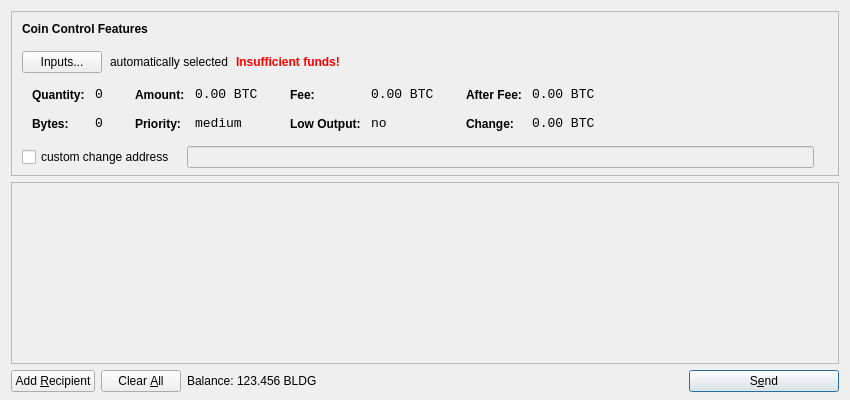
<?xml version="1.0" encoding="UTF-8"?>
<ui version="4.0">
 <class>SendCoinsDialog</class>
 <widget class="QDialog" name="SendCoinsDialog">
  <property name="geometry">
   <rect>
    <x>0</x>
    <y>0</y>
    <width>850</width>
    <height>400</height>
   </rect>
  </property>
  <property name="windowTitle">
   <string>Send Coins</string>
  </property>
  <layout class="QVBoxLayout" name="verticalLayout" stretch="0,1,0">
   <property name="bottomMargin">
    <number>8</number>
   </property>
   <item>
    <widget class="QFrame" name="frameCoinControl">
     <property name="sizePolicy">
      <sizepolicy hsizetype="Expanding" vsizetype="Expanding">
       <horstretch>0</horstretch>
       <verstretch>0</verstretch>
      </sizepolicy>
     </property>
     <property name="maximumSize">
      <size>
       <width>16777215</width>
       <height>16777215</height>
      </size>
     </property>
     <property name="frameShape">
      <enum>QFrame::StyledPanel</enum>
     </property>
     <property name="frameShadow">
      <enum>QFrame::Sunken</enum>
     </property>
     <layout class="QVBoxLayout" name="verticalLayoutCoinControl2">
      <property name="spacing">
       <number>-1</number>
      </property>
      <property name="leftMargin">
       <number>0</number>
      </property>
      <property name="topMargin">
       <number>0</number>
      </property>
      <property name="rightMargin">
       <number>0</number>
      </property>
      <property name="bottomMargin">
       <number>6</number>
      </property>
      <item>
       <layout class="QVBoxLayout" name="verticalLayoutCoinControl" stretch="0,0,0,0,1">
        <property name="spacing">
         <number>0</number>
        </property>
        <property name="leftMargin">
         <number>10</number>
        </property>
        <property name="topMargin">
         <number>10</number>
        </property>
        <item>
         <layout class="QHBoxLayout" name="horizontalLayoutCoinControl1">
          <property name="bottomMargin">
           <number>15</number>
          </property>
          <item>
           <widget class="QLabel" name="labelCoinControlFeatures">
            <property name="sizePolicy">
             <sizepolicy hsizetype="Preferred" vsizetype="Maximum">
              <horstretch>0</horstretch>
              <verstretch>0</verstretch>
             </sizepolicy>
            </property>
            <property name="font">
             <font>
              <weight>75</weight>
              <bold>true</bold>
             </font>
            </property>
            <property name="styleSheet">
             <string notr="true">font-weight:bold;</string>
            </property>
            <property name="text">
             <string>Coin Control Features</string>
            </property>
           </widget>
          </item>
         </layout>
        </item>
        <item>
         <layout class="QHBoxLayout" name="horizontalLayoutCoinControl2" stretch="0,0,0,0">
          <property name="spacing">
           <number>8</number>
          </property>
          <property name="bottomMargin">
           <number>10</number>
          </property>
          <item>
           <widget class="QPushButton" name="pushButtonCoinControl">
            <property name="styleSheet">
             <string notr="true"/>
            </property>
            <property name="text">
             <string>Inputs...</string>
            </property>
           </widget>
          </item>
          <item>
           <widget class="QLabel" name="labelCoinControlAutomaticallySelected">
            <property name="text">
             <string>automatically selected</string>
            </property>
            <property name="margin">
             <number>5</number>
            </property>
           </widget>
          </item>
          <item>
           <widget class="QLabel" name="labelCoinControlInsuffFunds">
            <property name="font">
             <font>
              <weight>75</weight>
              <bold>true</bold>
             </font>
            </property>
            <property name="styleSheet">
             <string notr="true">color:red;font-weight:bold;</string>
            </property>
            <property name="text">
             <string>Insufficient funds!</string>
            </property>
            <property name="margin">
             <number>5</number>
            </property>
           </widget>
          </item>
          <item>
           <spacer name="horizontalSpacerCoinControl">
            <property name="orientation">
             <enum>Qt::Horizontal</enum>
            </property>
            <property name="sizeHint" stdset="0">
             <size>
              <width>40</width>
              <height>1</height>
             </size>
            </property>
           </spacer>
          </item>
         </layout>
        </item>
        <item>
         <widget class="QWidget" name="widgetCoinControl" native="true">
          <property name="sizePolicy">
           <sizepolicy hsizetype="Preferred" vsizetype="Preferred">
            <horstretch>0</horstretch>
            <verstretch>0</verstretch>
           </sizepolicy>
          </property>
          <property name="minimumSize">
           <size>
            <width>0</width>
            <height>0</height>
           </size>
          </property>
          <property name="styleSheet">
           <string notr="true"/>
          </property>
          <layout class="QHBoxLayout" name="horizontalLayoutCoinControl5">
           <property name="margin">
            <number>0</number>
           </property>
           <item>
            <layout class="QHBoxLayout" name="horizontalLayoutCoinControl3" stretch="0,0,0,1">
             <property name="spacing">
              <number>20</number>
             </property>
             <property name="topMargin">
              <number>0</number>
             </property>
             <property name="bottomMargin">
              <number>10</number>
             </property>
             <item>
              <layout class="QFormLayout" name="formLayoutCoinControl1">
               <property name="horizontalSpacing">
                <number>10</number>
               </property>
               <property name="verticalSpacing">
                <number>14</number>
               </property>
               <property name="leftMargin">
                <number>10</number>
               </property>
               <property name="topMargin">
                <number>4</number>
               </property>
               <property name="rightMargin">
                <number>6</number>
               </property>
               <item row="0" column="0">
                <widget class="QLabel" name="labelCoinControlQuantityText">
                 <property name="styleSheet">
                  <string notr="true">font-weight:bold;</string>
                 </property>
                 <property name="text">
                  <string>Quantity:</string>
                 </property>
                 <property name="margin">
                  <number>0</number>
                 </property>
                </widget>
               </item>
               <item row="0" column="1">
                <widget class="QLabel" name="labelCoinControlQuantity">
                 <property name="font">
                  <font>
                   <family>Monospace</family>
                   <pointsize>10</pointsize>
                  </font>
                 </property>
                 <property name="cursor">
                  <cursorShape>IBeamCursor</cursorShape>
                 </property>
                 <property name="contextMenuPolicy">
                  <enum>Qt::ActionsContextMenu</enum>
                 </property>
                 <property name="text">
                  <string notr="true">0</string>
                 </property>
                 <property name="margin">
                  <number>0</number>
                 </property>
                 <property name="textInteractionFlags">
                  <set>Qt::LinksAccessibleByMouse|Qt::TextSelectableByKeyboard|Qt::TextSelectableByMouse</set>
                 </property>
                </widget>
               </item>
               <item row="1" column="0">
                <widget class="QLabel" name="labelCoinControlBytesText">
                 <property name="styleSheet">
                  <string notr="true">font-weight:bold;</string>
                 </property>
                 <property name="text">
                  <string>Bytes:</string>
                 </property>
                </widget>
               </item>
               <item row="1" column="1">
                <widget class="QLabel" name="labelCoinControlBytes">
                 <property name="font">
                  <font>
                   <family>Monospace</family>
                   <pointsize>10</pointsize>
                  </font>
                 </property>
                 <property name="cursor">
                  <cursorShape>IBeamCursor</cursorShape>
                 </property>
                 <property name="contextMenuPolicy">
                  <enum>Qt::ActionsContextMenu</enum>
                 </property>
                 <property name="text">
                  <string notr="true">0</string>
                 </property>
                 <property name="textInteractionFlags">
                  <set>Qt::LinksAccessibleByMouse|Qt::TextSelectableByKeyboard|Qt::TextSelectableByMouse</set>
                 </property>
                </widget>
               </item>
              </layout>
             </item>
             <item>
              <layout class="QFormLayout" name="formLayoutCoinControl2">
               <property name="horizontalSpacing">
                <number>10</number>
               </property>
               <property name="verticalSpacing">
                <number>14</number>
               </property>
               <property name="leftMargin">
                <number>6</number>
               </property>
               <property name="topMargin">
                <number>4</number>
               </property>
               <property name="rightMargin">
                <number>6</number>
               </property>
               <item row="0" column="0">
                <widget class="QLabel" name="labelCoinControlAmountText">
                 <property name="styleSheet">
                  <string notr="true">font-weight:bold;</string>
                 </property>
                 <property name="text">
                  <string>Amount:</string>
                 </property>
                 <property name="margin">
                  <number>0</number>
                 </property>
                </widget>
               </item>
               <item row="0" column="1">
                <widget class="QLabel" name="labelCoinControlAmount">
                 <property name="font">
                  <font>
                   <family>Monospace</family>
                   <pointsize>10</pointsize>
                  </font>
                 </property>
                 <property name="cursor">
                  <cursorShape>IBeamCursor</cursorShape>
                 </property>
                 <property name="contextMenuPolicy">
                  <enum>Qt::ActionsContextMenu</enum>
                 </property>
                 <property name="text">
                  <string notr="true">0.00 BTC</string>
                 </property>
                 <property name="textInteractionFlags">
                  <set>Qt::LinksAccessibleByMouse|Qt::TextSelectableByKeyboard|Qt::TextSelectableByMouse</set>
                 </property>
                </widget>
               </item>
               <item row="1" column="0">
                <widget class="QLabel" name="labelCoinControlPriorityText">
                 <property name="styleSheet">
                  <string notr="true">font-weight:bold;</string>
                 </property>
                 <property name="text">
                  <string>Priority:</string>
                 </property>
                </widget>
               </item>
               <item row="1" column="1">
                <widget class="QLabel" name="labelCoinControlPriority">
                 <property name="font">
                  <font>
                   <family>Monospace</family>
                   <pointsize>10</pointsize>
                  </font>
                 </property>
                 <property name="cursor">
                  <cursorShape>IBeamCursor</cursorShape>
                 </property>
                 <property name="contextMenuPolicy">
                  <enum>Qt::ActionsContextMenu</enum>
                 </property>
                 <property name="text">
                  <string>medium</string>
                 </property>
                 <property name="textInteractionFlags">
                  <set>Qt::LinksAccessibleByMouse|Qt::TextSelectableByKeyboard|Qt::TextSelectableByMouse</set>
                 </property>
                </widget>
               </item>
              </layout>
             </item>
             <item>
              <layout class="QFormLayout" name="formLayoutCoinControl3">
               <property name="horizontalSpacing">
                <number>10</number>
               </property>
               <property name="verticalSpacing">
                <number>14</number>
               </property>
               <property name="leftMargin">
                <number>6</number>
               </property>
               <property name="topMargin">
                <number>4</number>
               </property>
               <property name="rightMargin">
                <number>6</number>
               </property>
               <item row="0" column="0">
                <widget class="QLabel" name="labelCoinControlFeeText">
                 <property name="styleSheet">
                  <string notr="true">font-weight:bold;</string>
                 </property>
                 <property name="text">
                  <string>Fee:</string>
                 </property>
                 <property name="margin">
                  <number>0</number>
                 </property>
                </widget>
               </item>
               <item row="0" column="1">
                <widget class="QLabel" name="labelCoinControlFee">
                 <property name="font">
                  <font>
                   <family>Monospace</family>
                   <pointsize>10</pointsize>
                  </font>
                 </property>
                 <property name="cursor">
                  <cursorShape>IBeamCursor</cursorShape>
                 </property>
                 <property name="contextMenuPolicy">
                  <enum>Qt::ActionsContextMenu</enum>
                 </property>
                 <property name="text">
                  <string notr="true">0.00 BTC</string>
                 </property>
                 <property name="textInteractionFlags">
                  <set>Qt::LinksAccessibleByMouse|Qt::TextSelectableByKeyboard|Qt::TextSelectableByMouse</set>
                 </property>
                </widget>
               </item>
               <item row="1" column="0">
                <widget class="QLabel" name="labelCoinControlLowOutputText">
                 <property name="styleSheet">
                  <string notr="true">font-weight:bold;</string>
                 </property>
                 <property name="text">
                  <string>Low Output:</string>
                 </property>
                </widget>
               </item>
               <item row="1" column="1">
                <widget class="QLabel" name="labelCoinControlLowOutput">
                 <property name="font">
                  <font>
                   <family>Monospace</family>
                   <pointsize>10</pointsize>
                  </font>
                 </property>
                 <property name="cursor">
                  <cursorShape>IBeamCursor</cursorShape>
                 </property>
                 <property name="contextMenuPolicy">
                  <enum>Qt::ActionsContextMenu</enum>
                 </property>
                 <property name="text">
                  <string>no</string>
                 </property>
                 <property name="textInteractionFlags">
                  <set>Qt::LinksAccessibleByMouse|Qt::TextSelectableByKeyboard|Qt::TextSelectableByMouse</set>
                 </property>
                </widget>
               </item>
              </layout>
             </item>
             <item>
              <layout class="QFormLayout" name="formLayoutCoinControl4">
               <property name="horizontalSpacing">
                <number>10</number>
               </property>
               <property name="verticalSpacing">
                <number>14</number>
               </property>
               <property name="leftMargin">
                <number>6</number>
               </property>
               <property name="topMargin">
                <number>4</number>
               </property>
               <property name="rightMargin">
                <number>6</number>
               </property>
               <item row="0" column="0">
                <widget class="QLabel" name="labelCoinControlAfterFeeText">
                 <property name="styleSheet">
                  <string notr="true">font-weight:bold;</string>
                 </property>
                 <property name="text">
                  <string>After Fee:</string>
                 </property>
                 <property name="margin">
                  <number>0</number>
                 </property>
                </widget>
               </item>
               <item row="0" column="1">
                <widget class="QLabel" name="labelCoinControlAfterFee">
                 <property name="font">
                  <font>
                   <family>Monospace</family>
                   <pointsize>10</pointsize>
                  </font>
                 </property>
                 <property name="cursor">
                  <cursorShape>IBeamCursor</cursorShape>
                 </property>
                 <property name="contextMenuPolicy">
                  <enum>Qt::ActionsContextMenu</enum>
                 </property>
                 <property name="text">
                  <string notr="true">0.00 BTC</string>
                 </property>
                 <property name="textInteractionFlags">
                  <set>Qt::LinksAccessibleByMouse|Qt::TextSelectableByKeyboard|Qt::TextSelectableByMouse</set>
                 </property>
                </widget>
               </item>
               <item row="1" column="0">
                <widget class="QLabel" name="labelCoinControlChangeText">
                 <property name="styleSheet">
                  <string notr="true">font-weight:bold;</string>
                 </property>
                 <property name="text">
                  <string>Change:</string>
                 </property>
                </widget>
               </item>
               <item row="1" column="1">
                <widget class="QLabel" name="labelCoinControlChange">
                 <property name="font">
                  <font>
                   <family>Monospace</family>
                   <pointsize>10</pointsize>
                  </font>
                 </property>
                 <property name="cursor">
                  <cursorShape>IBeamCursor</cursorShape>
                 </property>
                 <property name="contextMenuPolicy">
                  <enum>Qt::ActionsContextMenu</enum>
                 </property>
                 <property name="text">
                  <string notr="true">0.00 BTC</string>
                 </property>
                 <property name="textInteractionFlags">
                  <set>Qt::LinksAccessibleByMouse|Qt::TextSelectableByKeyboard|Qt::TextSelectableByMouse</set>
                 </property>
                </widget>
               </item>
              </layout>
             </item>
            </layout>
           </item>
          </layout>
         </widget>
        </item>
        <item>
         <layout class="QHBoxLayout" name="horizontalLayoutCoinControl4" stretch="0,0,0">
          <property name="spacing">
           <number>12</number>
          </property>
          <property name="sizeConstraint">
           <enum>QLayout::SetDefaultConstraint</enum>
          </property>
          <property name="topMargin">
           <number>5</number>
          </property>
          <property name="rightMargin">
           <number>5</number>
          </property>
          <item>
           <widget class="QCheckBox" name="checkBoxCoinControlChange">
            <property name="text">
             <string>custom change address</string>
            </property>
           </widget>
          </item>
          <item>
           <widget class="QLineEdit" name="lineEditCoinControlChange">
            <property name="enabled">
             <bool>false</bool>
            </property>
            <property name="sizePolicy">
             <sizepolicy hsizetype="Expanding" vsizetype="Fixed">
              <horstretch>0</horstretch>
              <verstretch>0</verstretch>
             </sizepolicy>
            </property>
           </widget>
          </item>
          <item>
           <widget class="QLabel" name="labelCoinControlChangeLabel">
            <property name="sizePolicy">
             <sizepolicy hsizetype="Preferred" vsizetype="Expanding">
              <horstretch>0</horstretch>
              <verstretch>0</verstretch>
             </sizepolicy>
            </property>
            <property name="minimumSize">
             <size>
              <width>0</width>
              <height>0</height>
             </size>
            </property>
            <property name="text">
             <string/>
            </property>
            <property name="margin">
             <number>3</number>
            </property>
           </widget>
          </item>
         </layout>
        </item>
        <item>
         <spacer name="verticalSpacerCoinControl">
          <property name="orientation">
           <enum>Qt::Vertical</enum>
          </property>
          <property name="sizeHint" stdset="0">
           <size>
            <width>800</width>
            <height>1</height>
           </size>
          </property>
         </spacer>
        </item>
       </layout>
      </item>
     </layout>
    </widget>
   </item>
   <item>
    <widget class="QScrollArea" name="scrollArea">
     <property name="widgetResizable">
      <bool>true</bool>
     </property>
     <widget class="QWidget" name="scrollAreaWidgetContents">
      <property name="geometry">
       <rect>
        <x>0</x>
        <y>0</y>
        <width>830</width>
        <height>165</height>
       </rect>
      </property>
      <layout class="QVBoxLayout" name="verticalLayout_2">
       <property name="margin">
        <number>0</number>
       </property>
       <item>
        <layout class="QVBoxLayout" name="entries">
         <property name="spacing">
          <number>6</number>
         </property>
        </layout>
       </item>
       <item>
        <spacer name="verticalSpacer">
         <property name="orientation">
          <enum>Qt::Vertical</enum>
         </property>
         <property name="sizeHint" stdset="0">
          <size>
           <width>20</width>
           <height>40</height>
          </size>
         </property>
        </spacer>
       </item>
      </layout>
     </widget>
    </widget>
   </item>
   <item>
    <layout class="QHBoxLayout" name="horizontalLayout">
     <item>
      <widget class="QPushButton" name="addButton">
       <property name="toolTip">
        <string>Send to multiple recipients at once</string>
       </property>
       <property name="text">
        <string>Add &amp;Recipient</string>
       </property>
       <property name="icon">
        <iconset resource="../bitcoin.qrc">
         <normaloff>:/icons/add</normaloff>:/icons/add</iconset>
       </property>
       <property name="autoDefault">
        <bool>false</bool>
       </property>
      </widget>
     </item>
     <item>
      <widget class="QPushButton" name="clearButton">
       <property name="sizePolicy">
        <sizepolicy hsizetype="Minimum" vsizetype="Fixed">
         <horstretch>0</horstretch>
         <verstretch>0</verstretch>
        </sizepolicy>
       </property>
       <property name="toolTip">
        <string>Remove all transaction fields</string>
       </property>
       <property name="text">
        <string>Clear &amp;All</string>
       </property>
       <property name="icon">
        <iconset resource="../bitcoin.qrc">
         <normaloff>:/icons/remove</normaloff>:/icons/remove</iconset>
       </property>
       <property name="autoRepeatDelay">
        <number>300</number>
       </property>
       <property name="autoDefault">
        <bool>false</bool>
       </property>
      </widget>
     </item>
     <item>
      <layout class="QHBoxLayout" name="horizontalLayout_2">
       <property name="spacing">
        <number>3</number>
       </property>
       <item>
        <widget class="QLabel" name="label">
         <property name="text">
          <string>Balance:</string>
         </property>
        </widget>
       </item>
       <item>
        <widget class="QLabel" name="labelBalance">
         <property name="cursor">
          <cursorShape>IBeamCursor</cursorShape>
         </property>
         <property name="text">
          <string>123.456 BLDG</string>
         </property>
         <property name="textInteractionFlags">
          <set>Qt::LinksAccessibleByMouse|Qt::TextSelectableByKeyboard|Qt::TextSelectableByMouse</set>
         </property>
        </widget>
       </item>
      </layout>
     </item>
     <item>
      <spacer name="horizontalSpacer">
       <property name="orientation">
        <enum>Qt::Horizontal</enum>
       </property>
       <property name="sizeHint" stdset="0">
        <size>
         <width>40</width>
         <height>20</height>
        </size>
       </property>
      </spacer>
     </item>
     <item>
      <widget class="QPushButton" name="sendButton">
       <property name="minimumSize">
        <size>
         <width>150</width>
         <height>0</height>
        </size>
       </property>
       <property name="toolTip">
        <string>Confirm the send action</string>
       </property>
       <property name="text">
        <string>S&amp;end</string>
       </property>
       <property name="icon">
        <iconset resource="../bitcoin.qrc">
         <normaloff>:/icons/send</normaloff>:/icons/send</iconset>
       </property>
       <property name="default">
        <bool>true</bool>
       </property>
      </widget>
     </item>
    </layout>
   </item>
  </layout>
 </widget>
 <resources>
  <include location="../bitcoin.qrc"/>
 </resources>
 <connections/>
</ui>
